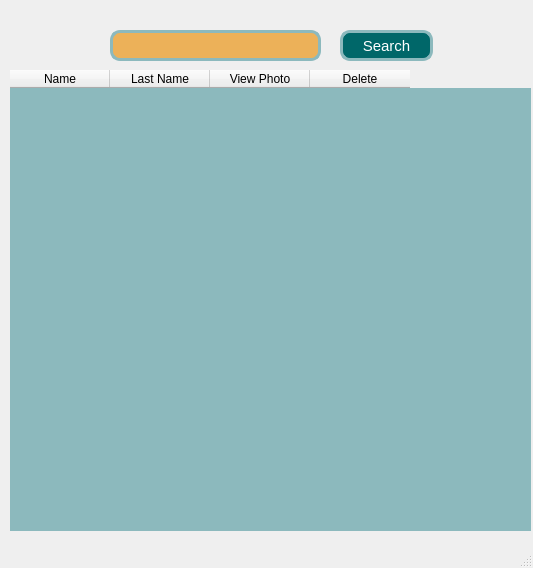
<?xml version="1.0" encoding="UTF-8"?>
<ui version="4.0">
 <class>MainWindow</class>
 <widget class="QMainWindow" name="MainWindow">
  <property name="geometry">
   <rect>
    <x>0</x>
    <y>0</y>
    <width>533</width>
    <height>568</height>
   </rect>
  </property>
  <property name="windowTitle">
   <string>MainWindow</string>
  </property>
  <property name="styleSheet">
   <string notr="true">QLineEdit {
    border-radius: 10px;
    border: 3px solid #8CB9BD;
    background-color: #ECB159;
    height: 15px;
    color: white;
    font-size: 18px;
}

 QLabel{
      font-size:15px;
}

QPushButton {
    background-color: #006769;
    border: 3px solid #8CB9BD;
    border-radius: 10px;
    color: white;
    font-size: 15px;
}

QPushButton:hover {
    background-color: #8CB9BD;
    border: 3px solid #006769;
    color: black;
}

QTableWidget {
    background-color: #8CB9BD;
    border: none;
}
</string>
  </property>
  <widget class="QWidget" name="centralwidget">
   <widget class="QTableWidget" name="tableWidget">
    <property name="geometry">
     <rect>
      <x>10</x>
      <y>70</y>
      <width>521</width>
      <height>461</height>
     </rect>
    </property>
    <column>
     <property name="text">
      <string>Name</string>
     </property>
    </column>
    <column>
     <property name="text">
      <string>Last Name</string>
     </property>
    </column>
    <column>
     <property name="text">
      <string>View Photo</string>
     </property>
    </column>
    <column>
     <property name="text">
      <string>Delete</string>
     </property>
    </column>
   </widget>
   <widget class="QLineEdit" name="lineEdit_4">
    <property name="geometry">
     <rect>
      <x>110</x>
      <y>30</y>
      <width>211</width>
      <height>31</height>
     </rect>
    </property>
   </widget>
   <widget class="QPushButton" name="pushButton_3">
    <property name="geometry">
     <rect>
      <x>340</x>
      <y>30</y>
      <width>93</width>
      <height>31</height>
     </rect>
    </property>
    <property name="text">
     <string>Search</string>
    </property>
   </widget>
  </widget>
  <widget class="QMenuBar" name="menubar">
   <property name="geometry">
    <rect>
     <x>0</x>
     <y>0</y>
     <width>533</width>
     <height>26</height>
    </rect>
   </property>
  </widget>
  <widget class="QStatusBar" name="statusbar"/>
 </widget>
 <resources/>
 <connections/>
</ui>
